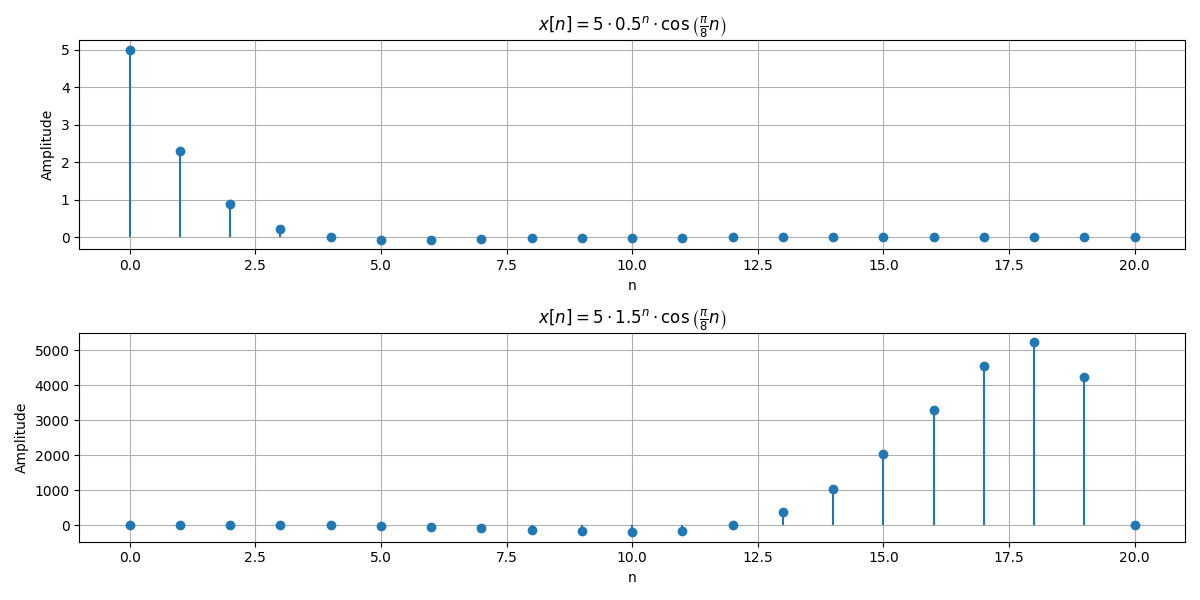

Write Python code to recreate this figure.
import numpy as np
import matplotlib.pyplot as plt

# Define the range for n
n = np.arange(0, 21)  # 0 ≤ n ≤ 20

# Define the sequences
x_a = 5 * (0.5) ** n * np.cos((np.pi / 8) * n)  # x[n] = 5 * 0.5^n * cos(π/8 * n)
x_b = 5 * (1.5) ** n * np.cos((np.pi / 8) * n)  # x[n] = 5 * 1.5^n * cos(π/8 * n)

# Plotting the sequences
plt.figure(figsize=(12, 6))

# Plot for x[n] = 5 * 0.5^n * cos(π/8 * n)
plt.subplot(2, 1, 1)
plt.stem(n, x_a, basefmt=" ")
plt.title(r'$x[n] = 5 \cdot 0.5^n \cdot \cos\left(\frac{\pi}{8} n\right)$')
plt.xlabel('n')
plt.ylabel('Amplitude')
plt.grid(True)

# Plot for x[n] = 5 * 1.5^n * cos(π/8 * n)
plt.subplot(2, 1, 2)
plt.stem(n, x_b, basefmt=" ")
plt.title(r'$x[n] = 5 \cdot 1.5^n \cdot \cos\left(\frac{\pi}{8} n\right)$')
plt.xlabel('n')
plt.ylabel('Amplitude')
plt.grid(True)

plt.tight_layout()
plt.show()
